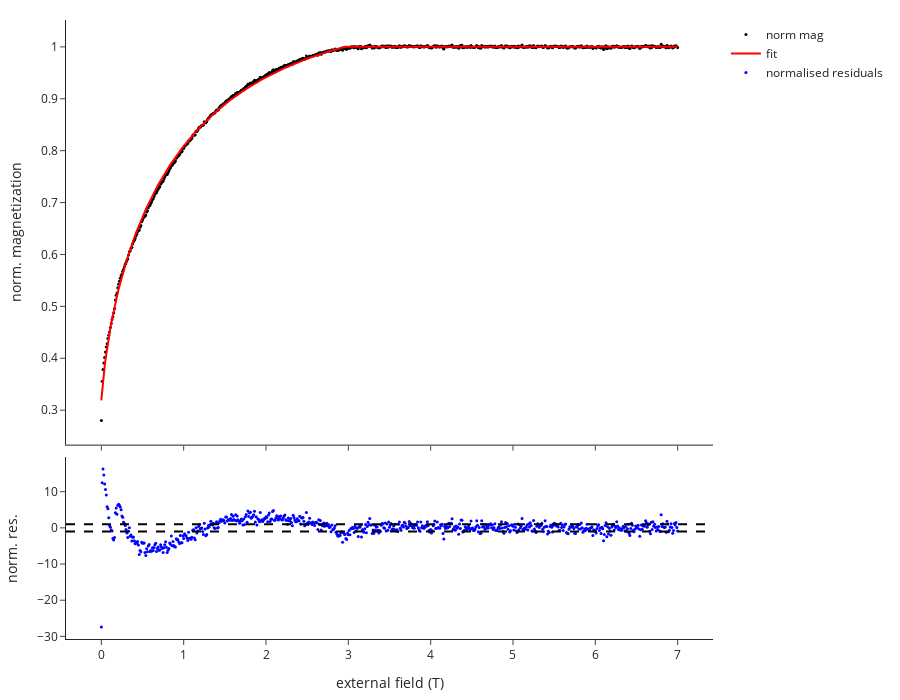

The notebook cell this image was saved under:
### Markdown cell above
# Results and Residuals

### Code cell
sigma = np.std(norm_moment[-length_of_last_points:])
#calculate chisq from the standard deviation of the tail
res = (norm_moment - y_fit)
norm_res = res/sigma

#get chisq and other significant constants
chisq_red = np.sum(norm_res**2)/(len(field))

J1, J2, A = pOpt
J1_err, J2_err, A_err = np.sqrt(np.diag(pCov))
Hsat_calc = field[np.where(y_fit==1)[0][0]]
Hsat_meas = field[np.where(np.isclose(norm_moment, 1, rtol=0.001))[0][0]]
if J1/(2*J2) < 1:
    #handle case where J1/2J2 > 1
    theta_data = 180 - np.arccos(J1/(2*J2))*180/np.pi
else:
    theta_data = 180
theta_model = 2*np.arccos(ratio_MrMs)*180/np.pi
theta = np.mean([theta_model, theta_data])


print(f"red chisq = {chisq_red:.3f} +/- {np.sqrt(2/(len(field)-len(pOpt))):.3f} \n")
print(f"J1 = {J1:.4f} +/- {J1_err:.4f}\nJ2 = {J2:.4f} +/- {J2_err:.4f}\nA = {A:.4f} +/- {A_err:.4f} \n")

print(f"measured saturation field = {Hsat_meas:.2f} T")
print(f"fit saturation field = {Hsat_calc:.2f} T\n")

print(f"theta_data = {theta_data:.1f}\ntheta_model = {theta_model:.1f}\ntheta = {theta:.1f}\n")

print(f"Ms = {Ms:.2e}\nMr = {ratio_MrMs*Ms:.2e}\nMr/Ms = {ratio_MrMs:.2e}\n")





# make plots
fig = make_subplots(rows=2, cols=1, row_heights=[0.7,0.3], shared_xaxes=True, vertical_spacing=0.02)
fig.add_trace(go.Scatter(x=field,
                         y=norm_moment,
                         mode="markers",
                         marker=dict(color="black", size=3),
                         name="norm mag"),
              row=1,
              col=1)
fig.add_trace(go.Scatter(x=field,
                         y=y_fit,
                         mode="lines",
                         line=dict(color="red"),
                         name="fit"),
              row=1,
              col=1)

fig.add_trace(go.Scatter(x=field, 
                         y=norm_res,
                         mode="markers",
                         marker=dict(color='blue', size=3),
                         name="normalised residuals"), row=2, col=1)
fig.add_hline(y=1, line=dict(color="black", dash="dash", width=2), opacity=1, row=2, col=1)
fig.add_hline(y=-1, line=dict(color="black", dash="dash", width=2), opacity=1, row=2, col=1)



fig.update_yaxes(title_text="norm. magnetization",  row=1, col=1)
fig.update_yaxes(title_text="norm. res.",  row=2, col=1)
fig.update_xaxes(title_text="external field (T)",  row=2, col=1)
fig.update_layout(margin=dict(t=20, b=20, r=20, l=20), width=900, height=700)
fig.show()

### Figure 1 — Plotly figure (JSON) as saved in the notebook; plotly's stock layout.template omitted (floating-point values rounded to 4 significant figures; data arrays with more than 128 entries replaced by an {"elided": "..."} marker saying what was removed)
{"data": [{"marker": {"color": "black", "size": 3}, "mode": "markers", "name": "norm mag", "type": "scatter", "x": {"elided": "701 float values"}, "xaxis": "x", "y": {"elided": "701 float values"}, "yaxis": "y"}, {"line": {"color": "red"}, "mode": "lines", "name": "fit", "type": "scatter", "x": {"elided": "701 float values"}, "xaxis": "x", "y": {"elided": "701 float values"}, "yaxis": "y"}, {"marker": {"color": "blue", "size": 3}, "mode": "markers", "name": "normalised residuals", "type": "scatter", "x": {"elided": "701 float values"}, "xaxis": "x2", "y": {"elided": "701 float values"}, "yaxis": "y2"}], "layout": {"height": 700, "margin": {"b": 20, "l": 20, "r": 20, "t": 20}, "shapes": [{"line": {"color": "black", "dash": "dash", "width": 2}, "opacity": 1, "type": "line", "x0": 0, "x1": 1, "xref": "x2 domain", "y0": 1, "y1": 1, "yref": "y2"}, {"line": {"color": "black", "dash": "dash", "width": 2}, "opacity": 1, "type": "line", "x0": 0, "x1": 1, "xref": "x2 domain", "y0": -1, "y1": -1, "yref": "y2"}], "width": 900, "xaxis": {"anchor": "y", "autorange": true, "domain": [0, 1], "matches": "x2", "range": [-0.4302, 7.43], "showticklabels": false, "type": "linear"}, "xaxis2": {"anchor": "y2", "autorange": true, "domain": [0, 1], "range": [-0.4302, 7.43], "title": {"text": "external field (T)"}, "type": "linear"}, "yaxis": {"anchor": "x", "autorange": true, "domain": [0.314, 1], "range": [0.2336, 1.052], "title": {"text": "norm. magnetization"}, "type": "linear"}, "yaxis2": {"anchor": "x2", "autorange": true, "domain": [0, 0.294], "range": [-30.72, 19.59], "title": {"text": "norm. res."}, "type": "linear"}}}
